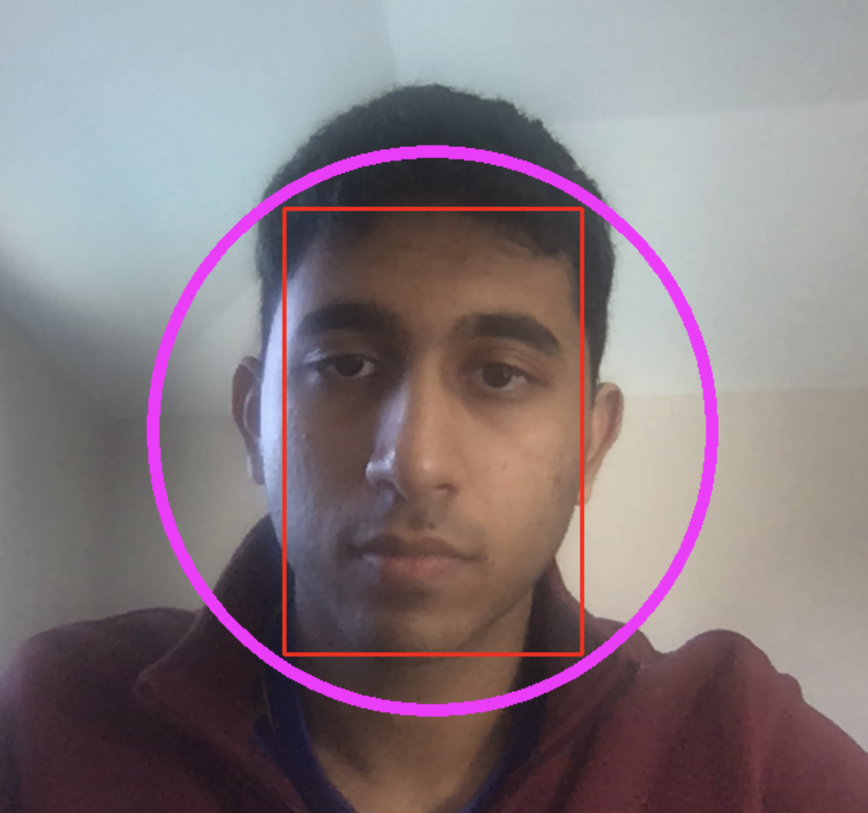
#> input picture example.png, 868 x 813 px, shrunk from 1242 x 1164 before the run, given in place of the camera
$ python face_tracker.py
#> lines starting #> are read from the running program, lines starting #| are printed output that depends on the picture; after the words box and inside, x2 and y2 are one past the last pixel; in counts of white or black regions, pixels touching at a corner belong together
import cv2
import numpy as np

cam = cv2.VideoCapture(0)
if not cam.isOpened():
    print("Camera could not be opened.")

DELTA_FRAMES = 0.4;
FRAME_COUNT = 10

face_cascade = cv2.CascadeClassifier('haarcascade_face.xml')
eyes_cascade = cv2.CascadeClassifier('haarcascade_eye.xml')

tMatrix = np.array([[1, 0, DELTA_FRAMES, 0],
                    [0, 1, 0, DELTA_FRAMES],
                    [0, 0, 1, 0],
                    [0, 0, 0, 1]], np.float32)

kf = cv2.KalmanFilter(4, 4)
kf.transitionMatrix = tMatrix
kf.measurementMatrix = np.array([[1, 0, DELTA_FRAMES, 0],
                        [0, 1, 0, DELTA_FRAMES],
                        [0, 0, 1, 0],
                        [0, 0, 0, 1]], np.float32)
kf.processNoiseCov = cv2.setIdentity(kf.processNoiseCov, 1e-2)
kf.measurementNoiseCov = cv2.setIdentity(kf.measurementNoiseCov, 1e-20)
kf.errorCovPost = cv2.setIdentity(kf.errorCovPost, 1e-1)

print(kf.statePre)
print(kf.transitionMatrix)
print(kf.measurementMatrix)
print(kf.processNoiseCov)
print(kf.measurementNoiseCov)
print(kf.errorCovPost)

lastX = 0
lastY = 0
prediction = kf.predict()
while True:
    ret, frame = cam.read()
#> frame is the input picture: shape (813, 868, 3); mean B, G, R 126.9, 121.2, 133.9
    if not ret:
        exit(0)
    frame = cv2.flip(frame, 1)
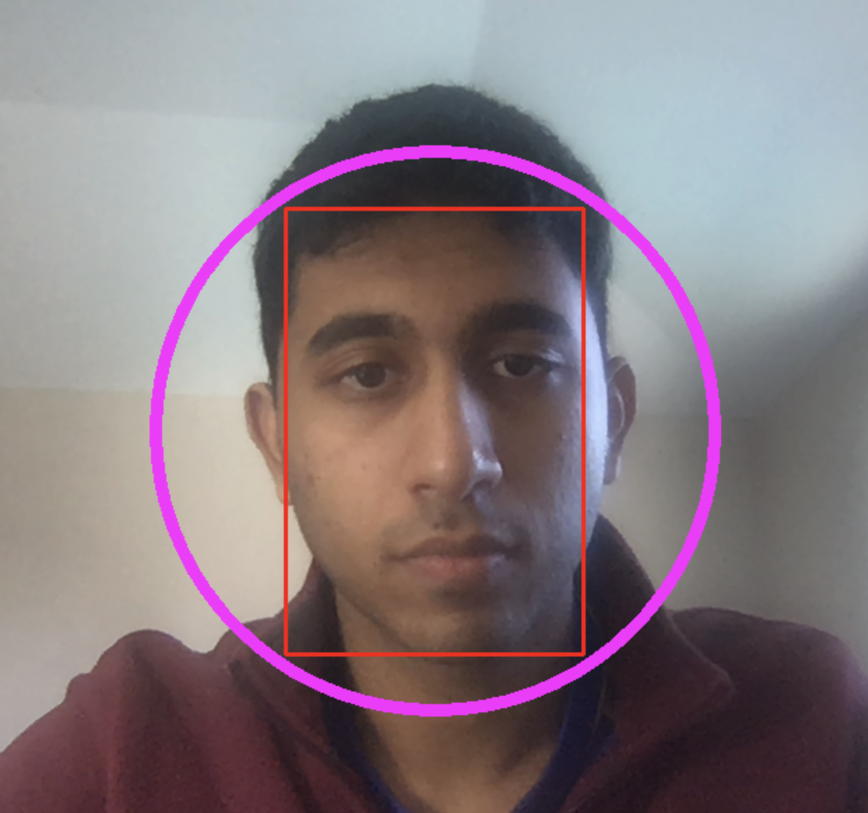
#> frame: shape (813, 868, 3); mean B, G, R 126.9, 121.2, 133.9
    new_frame = cv2.cvtColor(frame, cv2.COLOR_BGR2GRAY)
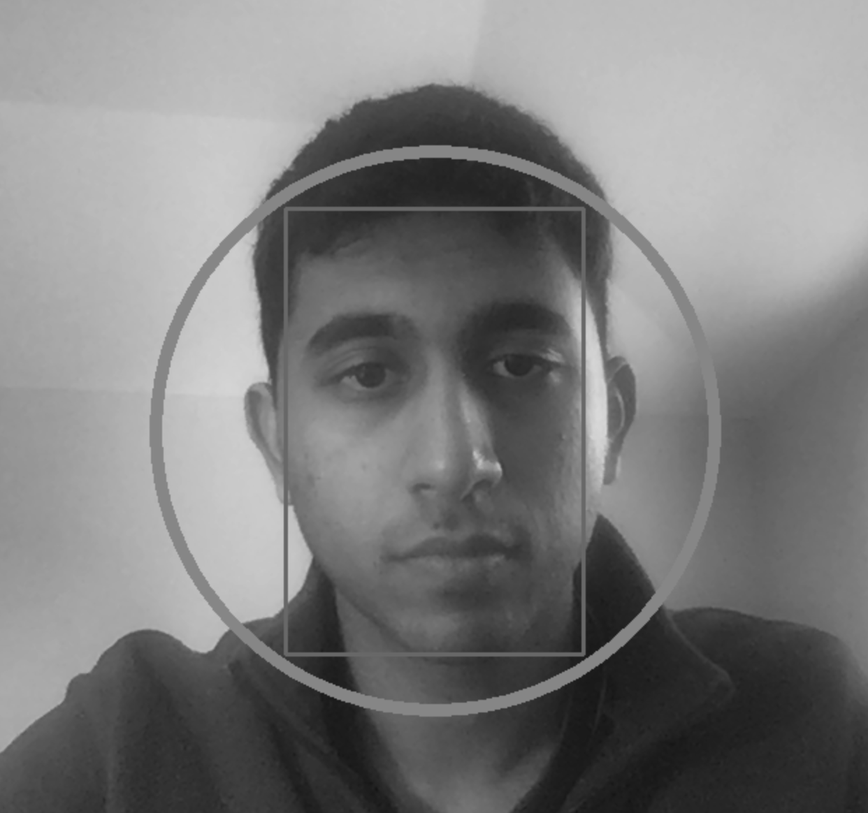
#> new_frame: shape (813, 868); min 20, max 217, mean 125.7
    new_frame = cv2.equalizeHist(new_frame)
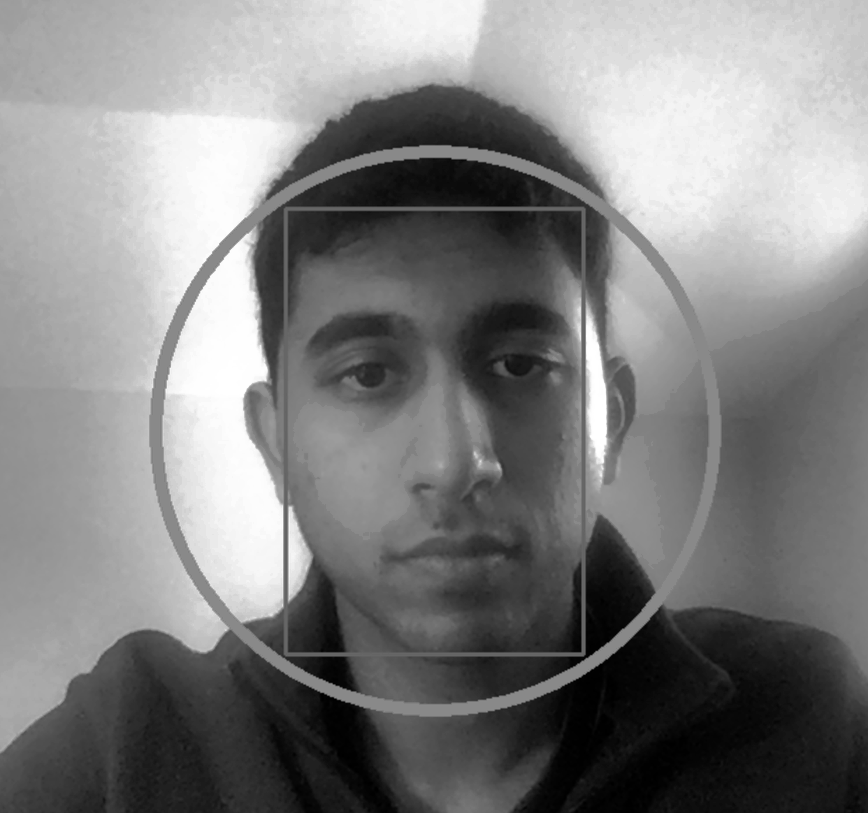
#> new_frame: shape (813, 868); min 0, max 255, mean 128.5
    new_frame = cv2.GaussianBlur(new_frame, (7, 7), 2)
    faces = face_cascade.detectMultiScale(new_frame, 1.1, 5)
#> faces = [[304, 314, 276, 276]]
    if len(faces) >= 1:
        x = faces[0][0]+faces[0][2]//2
#> x = 442
        y = faces[0][1] + faces[0][3]//2
#> y = 452
        measurement = np.array([x, y, x - lastX, y - lastY], np.float32)
#> measurement = [442, 452, 442, 452]
        print("Measurement", measurement)
#| Measurement [442. 452. 442. 452.]
        kf.correct(measurement)
        lastX = x
#> lastX = 442
        lastY = y
#> lastY = 452
        frame = cv2.ellipse(frame, (x, y), (faces[0][2], faces[0][3]), 0, 0, 360, (0, 0, 255), 8)
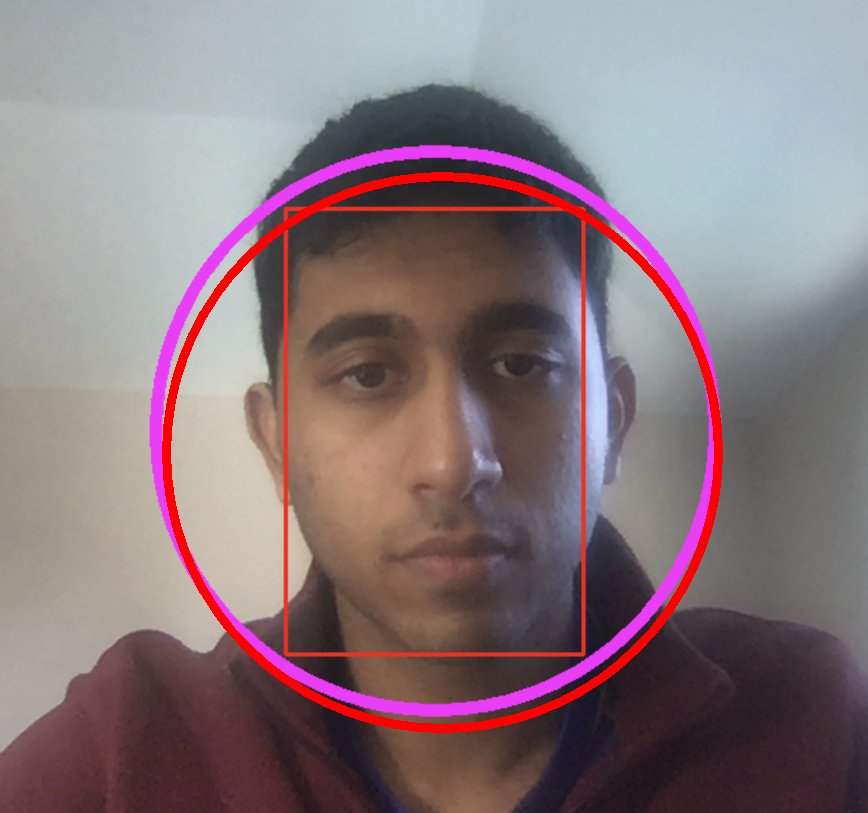
#> frame: shape (813, 868, 3); 2.2% of pixels changed, all inside (x1, y1, x2, y2) = (162, 172, 723, 733)
    if FRAME_COUNT % 10 == 0:
        prediction = kf.predict()
    center = (prediction[0], prediction[1])
#> (the run stopped early here; a loop or call above may not have finished)
